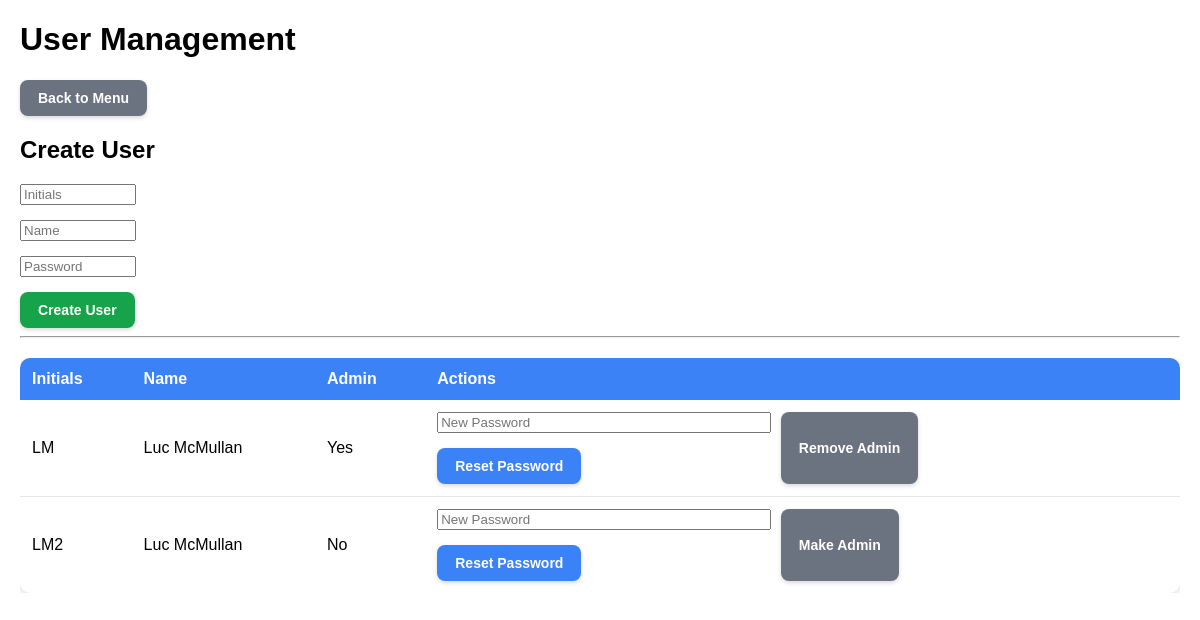
/admin/users (signed in), run on an earlier commit of the app's database.
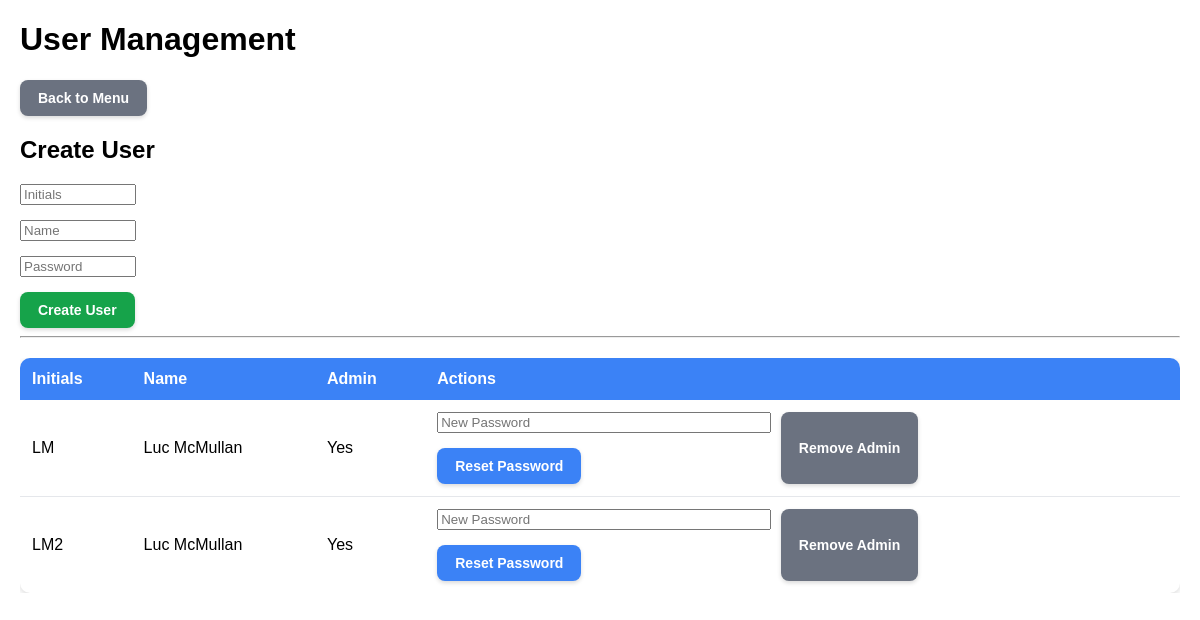
And on a later commit of the database.
### database/models.py (models this page shows)
class User(db.Model):
    __tablename__ = "users"
    id = db.Column(db.Integer, primary_key=True)
    initials = db.Column(db.String(10), unique=True, nullable=False)
    name = db.Column(db.String(100), nullable=False)
    password_hash = db.Column(db.String(255), nullable=False)
    is_admin = db.Column(db.Boolean, default=False)
    must_change_password = db.Column(db.Boolean, default=True)
    password_reset_at = db.Column(db.DateTime)

### routes/admin.py (the view)
@admin_bp.route("/admin/users")
@login_required
@admin_required
def manage_users():
    users = User.query.order_by(User.initials).all()
    return render_template("admin/users.html", users=users)

### routes/auth.py (called while the page is built)
def login_required(f):
    @wraps(f)
    def decorated(*args, **kwargs):
        if "user_id" not in session:
            return redirect("/")
        return f(*args, **kwargs)
    return decorated

def admin_required(f):
    @wraps(f)
    def decorated(*args, **kwargs):
        if not session.get("is_admin"):
            return redirect("/main")
        return f(*args, **kwargs)
    return decorated

### templates/admin/users.html (shortened to what this page needs)
<!DOCTYPE html>
<html>
    <head>
        <link rel="stylesheet" href="{{ url_for('static', filename='css/style.css') }}">
    </head>
    <body>
        <h1>User Management</h1>
        <button onclick="window.location.href='/menu'" class="btn-secondary">Back to Menu</button>
        <h2>Create User</h2>
        <form action="/admin/users/create" method="POST">
            <input name="initials" placeholder="Initials" autocomplete="off" required>
            <br>
            <input name="name" placeholder="Name" required>
            <br>
            <input type="password" name="password" placeholder="Password" autocomplete="new-password" required>
            <br>
            <button type="submit" class="btn-success">Create User</button>
        </form>
        <hr>
        <div class="table-container">
            <table class="app-table">
                <thead>
                    <tr>
                        <th>Initials</th>
                        <th>Name</th>
                        <th>Admin</th>
                        <th>Actions</th>
                    </tr>
                </thead>
                <tbody>
                    {% for user in users %}
                    <tr>
                        <td>{{ user.initials }}</td>
                        <td>{{ user.name }}</td>
                        <td>
                            {% if user.is_admin %}
                                Yes
                            {% else %}
                                No
                            {% endif %}
                        </td>
                        <td>
                            <div class="table-actions">
                                <form action="/admin/users/reset-password/{{ user.id }}" method="POST">
                                    <input class="newPassword" type="password" name="password" placeholder="New Password">
                                    <button type="submit" class="btn-primary">Reset Password</button>
                                </form>
                                <button class="btn-secondary" onclick="window.location.href='/admin/users/toggle-admin/{{ user.id }}'">
                                    {% if user.is_admin %}
                                        Remove Admin
                                    {% else %}
                                        Make Admin
                                    {% endif %}
                                </button>
                            </div>
                        </td>
                    {% endfor %}
                </tbody>
            </table>
        </div>
    </body>
</html>

What changed in the data, as far as the page shows it:
changed User "LM2": is_admin "No Make Admin" → "Yes Remove Admin"
